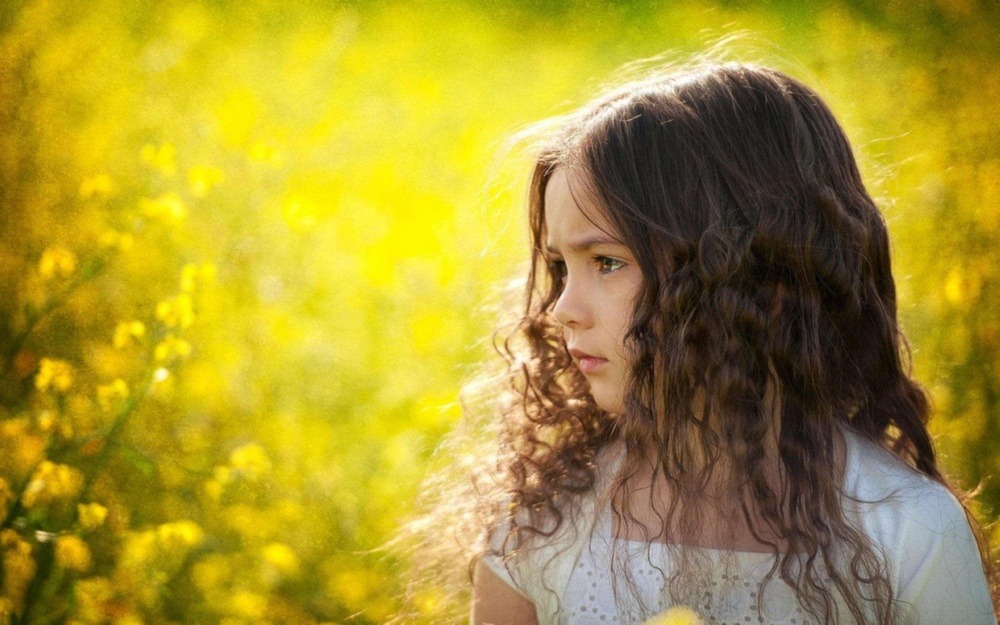
#> input picture image_average/image1.jpeg, 1000 x 625 px, shrunk from 1920 x 1200 before the run; the run also reads 1 picture not shown here
$ python clarity_assessment.py   (older library calls are emulated)
#> lines starting #> are read from the running program, lines starting #| are printed output that depends on the picture
import cv2
import numpy as np
import math
import time
from skimage import filters
def brenner(img):
    '''
    :param img:narray             the clearer the image,the larger the return value
    :return: float
    '''
    shape = np.shape(img)

    out = 0
    for y in range(0, shape[1]):
        for x in range(0, shape[0]-2):

            out+=(int(img[x+2,y])-int(img[x,y]))**2

    return out

def Laplacian(img):

    return cv2.Laplacian(img,cv2.CV_64F).var()

def SMD(img):

    shape = np.shape(img)
    out = 0
    for y in range(0, shape[1]-1):
        for x in range(0, shape[0]-1):
            out+=math.fabs(int(img[x,y])-int(img[x,y-1]))
            out+=math.fabs(int(img[x,y]-int(img[x+1,y])))
    return out

def SMD2(img):

    shape = np.shape(img)
    out = 0
    for y in range(0, shape[1]-1):
        for x in range(0, shape[0]-1):
            out+=math.fabs(int(img[x,y])-int(img[x+1,y]))*math.fabs(int(img[x,y]-int(img[x,y+1])))
    return out

def variance(img):

    out = 0
    u = np.mean(img)
    shape = np.shape(img)
    for y in range(0,shape[1]):
        for x in range(0,shape[0]):
            out+=(img[x,y]-u)**2
    return out

def energy(img):

    shape = np.shape(img)
    out = 0
    for y in range(0, shape[1]-1):
        for x in range(0, shape[0]-1):
            out+=((int(img[x+1,y])-int(img[x,y]))**2)*((int(img[x,y+1]-int(img[x,y])))**2)
    return out

def Vollath(img):


    shape = np.shape(img)
    u = np.mean(img)
    out = -shape[0]*shape[1]*(u**2)
    for y in range(0, shape[1]):
        for x in range(0, shape[0]-1):
            out+=int(img[x,y])*int(img[x+1,y])
    return out

def entropy(img):

    [rows, cols] = img.shape
    h = 0
    hist_gray = cv2.calcHist([img],[0],None,[256],[0.0,255.0])
    # hn valueis not correct
    hb = np.zeros((256, 1), np.float32)
    #hn = np.zeros((256, 1), np.float32)
    for j in range(0, 256):
        hb[j, 0] = hist_gray[j, 0] / (rows*cols)
    for i in range(0, 256):
        if hb[i, 0] > 0:
            h = h - (hb[i, 0])*math.log(hb[i, 0],2)

    out = h
    return out
    """
    tmp = []
    for i in range(256):
        tmp.append(0)
    val = 0
    k = 0
    out = 0

    img = np.array(img)
    for i in range(len(img)):
        for j in range(len(img[i])):
            val = img[i][j]
            tmp[val] = float(tmp[val] + 1)
            k =  float(k + 1)
    for i in range(len(tmp)):
        tmp[i] = float(tmp[i] / k)
    for i in range(len(tmp)):
        if(tmp[i] == 0):
            out = out
        else:
            out = float(out - tmp[i] * (math.log(tmp[i]) / math.log(2.0)))
    return out
    """
def Tenengrad(img):
    tmp = filters.sobel(img)
    out = np.sum(tmp**2)
    out = np.sqrt(out)
    return out

def main(img1, img2):
    l = []
    time1 = []
    for i in range(9):
        l.append([])
    start = time.clock()
    l[0].append(brenner(img1))
    l[0].append(brenner(img2))
    end = time.clock()
    time1.append(end-start)
    start = time.clock()
    l[1].append(Laplacian(img1))
    l[1].append(Laplacian(img2))
    end = time.clock()
    time1.append(end-start)
    start = time.clock()
    l[2].append(SMD(img1))
    l[2].append(SMD(img2))
    end = time.clock()
    time1.append(end-start)
    start = time.clock()
    l[3].append(SMD2(img1))
    l[3].append(SMD2(img2))
    end = time.clock()
    time1.append(end-start)
    start = time.clock()
    l[4].append(variance(img1))
    l[4].append(variance(img2))
    end = time.clock()
    time1.append(end-start)
    start = time.clock()
    l[5].append(energy(img1))
    l[5].append(energy(img2))
    end = time.clock()
    time1.append(end-start)
    start = time.clock()
    l[6].append(Vollath(img1))
    l[6].append(Vollath(img2))
    end = time.clock()
    time1.append(end-start)
    start = time.clock()
    l[7].append(entropy(img1))
    l[7].append(entropy(img2))
    end = time.clock()
    time1.append(end-start)
    start = time.clock()
    l[8].append(Tenengrad(img1))
    l[8].append(Tenengrad(img2))
    end = time.clock()
    time1.append(end-start)
    l_method=['Brenner', 'Laplacian', 'SMD', 'SMD2', 'Variance', 'Energy', 'Vollath', 'Entropy', 'Tenengrad']
    for i in range(9):
        print('---------------------------')
        print (l_method[i])     #method name
        print("score     ",l[i][0],l[i][1])     # original value
        print("normalized",float(l[i][0])/float(np.max(l[i])),float(l[i][1])/float(np.max(l[i])))   #original value/max value
        print('every image cost %f s'%time1[i])
if __name__ == '__main__':
    #original image
    img1 = cv2.imread('./image_average/image1.jpeg')
#> img1 is the input picture: shape (625, 1000, 3); mean B, G, R 47.1, 150.2, 168.6
    img2 = cv2.imread('./image_average/image5.jpeg')
    #gray
    img1 = cv2.cvtColor(img1,cv2.COLOR_BGR2GRAY)
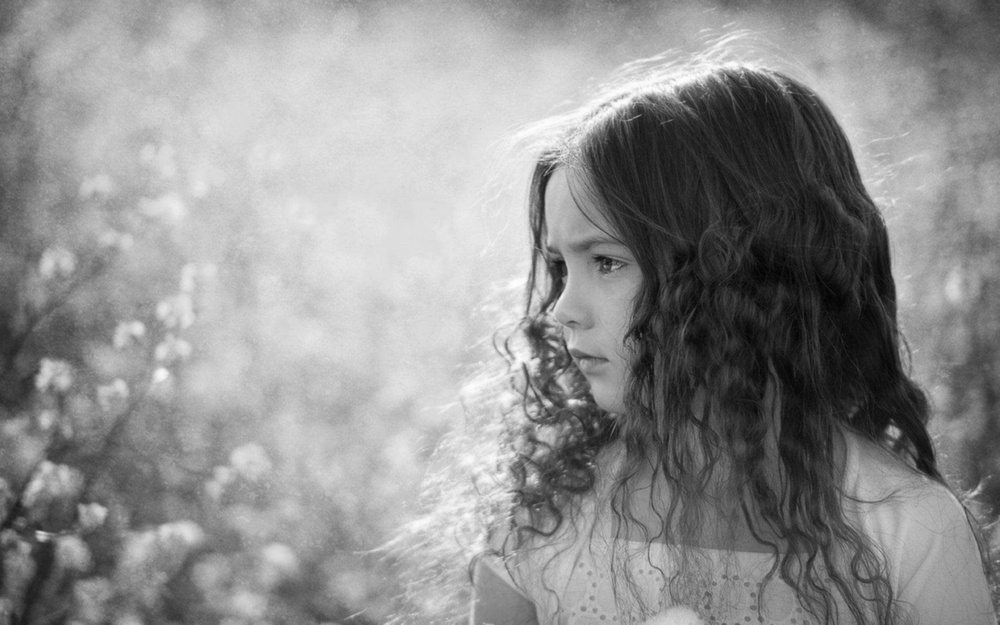
#> img1: shape (625, 1000); min 2, max 255, mean 144
    img2 = cv2.cvtColor(img2, cv2.COLOR_BGR2GRAY)
#> img2: shape (625, 1000)
    main(img1,img2)
#> after the loop in brenner, `for y in range(0, shape[1]):`: out = 52649779
#> after the loop in SMD, `for y in range(0, shape[1]-1):`: out = 5126038
#> after the loop in SMD2, `for y in range(0, shape[1]-1):`: out = 14549533
#> in variance, `u = np.mean(img)`: u = 144
#> after the loop in variance, `for y in range(0,shape[1]):`: out = 2.43e+09
#> after the loop in energy, `for y in range(0, shape[1]-1):`: out = 3456145229
#> in Vollath, `u = np.mean(img)`: u = 144
#> in Vollath, `out = -shape[0]*shape[1]*(u**2)`: out = -1.3e+10
#> after the loop in Vollath, `for y in range(0, shape[1]):`: out = 2.41e+09
#> in entropy, `hist_gray = cv2.calcHist([img],[0],None,[256],[0.0,255.0])`: hist_gray = 256 values, max 6649 at index 217, min 0 at index 0, mean 2441.4
#> after the loop in entropy, `for j in range(0, 256):`: hb = 256 values, max 0.0106 at index 217, min 0 at index 0, mean 0.00391
#> the loop in entropy, `for i in range(0, 256):` made 256 passes
#> h on passes 3 to 14: 0.00016, 0.000368, 0.00102, 0.00195, 0.00349, 0.00565, 0.00874, 0.0127, 0.0177, 0.0234, 0.031, 0.0402
#> after the loop in entropy, `for i in range(0, 256):`: h = 7.72
#> the loop in entropy (call 2), `for i in range(0, 256):` made 256 passes
#> h on passes 9 to 20: 0.000892, 0.0024, 0.00429, 0.00751, 0.012, 0.0177, 0.0256, 0.0338, 0.0442, 0.0581, 0.0742, 0.089
#> in Tenengrad, `tmp = filters.sobel(img)`:
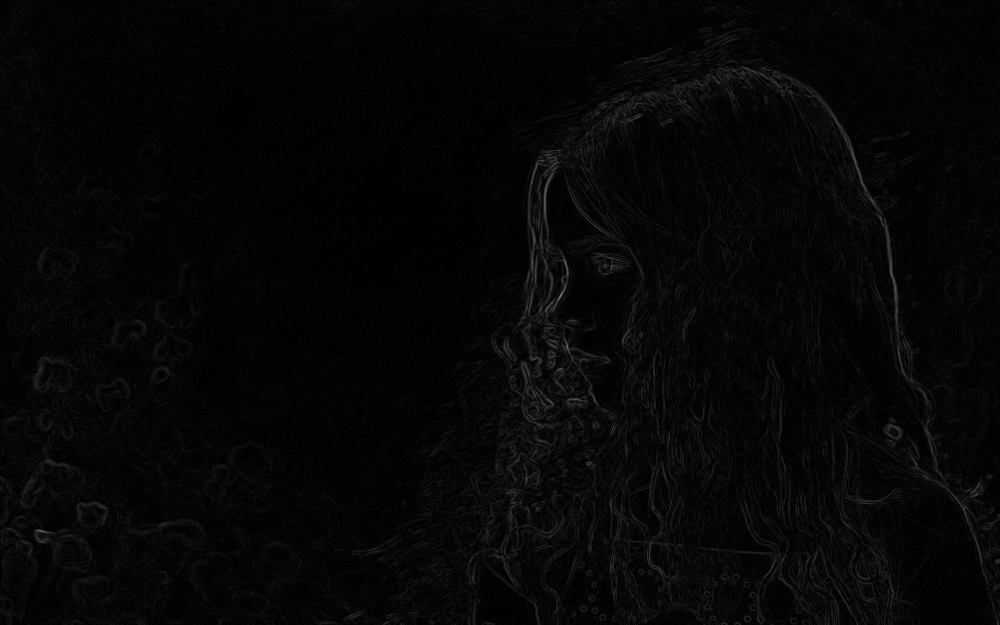
#> tmp: shape (625, 1000) float64; min 0, max 0.475, mean 0.0245
#> in Tenengrad, `out = np.sum(tmp**2)`: out = 779.4
#> in Tenengrad, `out = np.sqrt(out)`: out = 27.92
#> in Tenengrad (call 2), `tmp = filters.sobel(img)`:
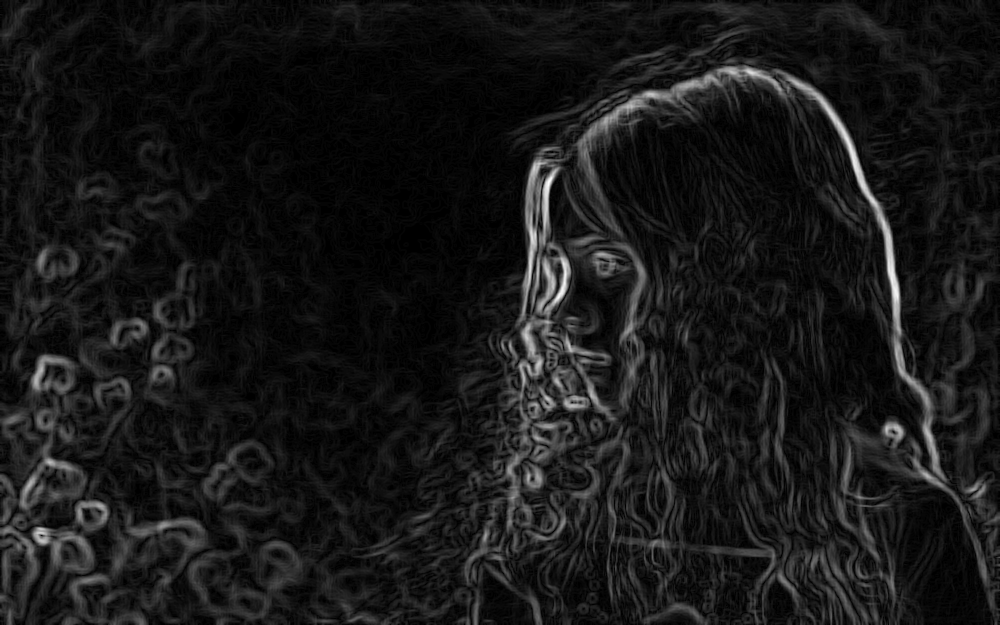
#> tmp: shape (625, 1000) float64; min 0, max 0.126, mean 0.0119; drawn with min black and max white
#> in Tenengrad (call 2), `out = np.sum(tmp**2)`: out = 192.4
#> in Tenengrad (call 2), `out = np.sqrt(out)`: out = 13.87
